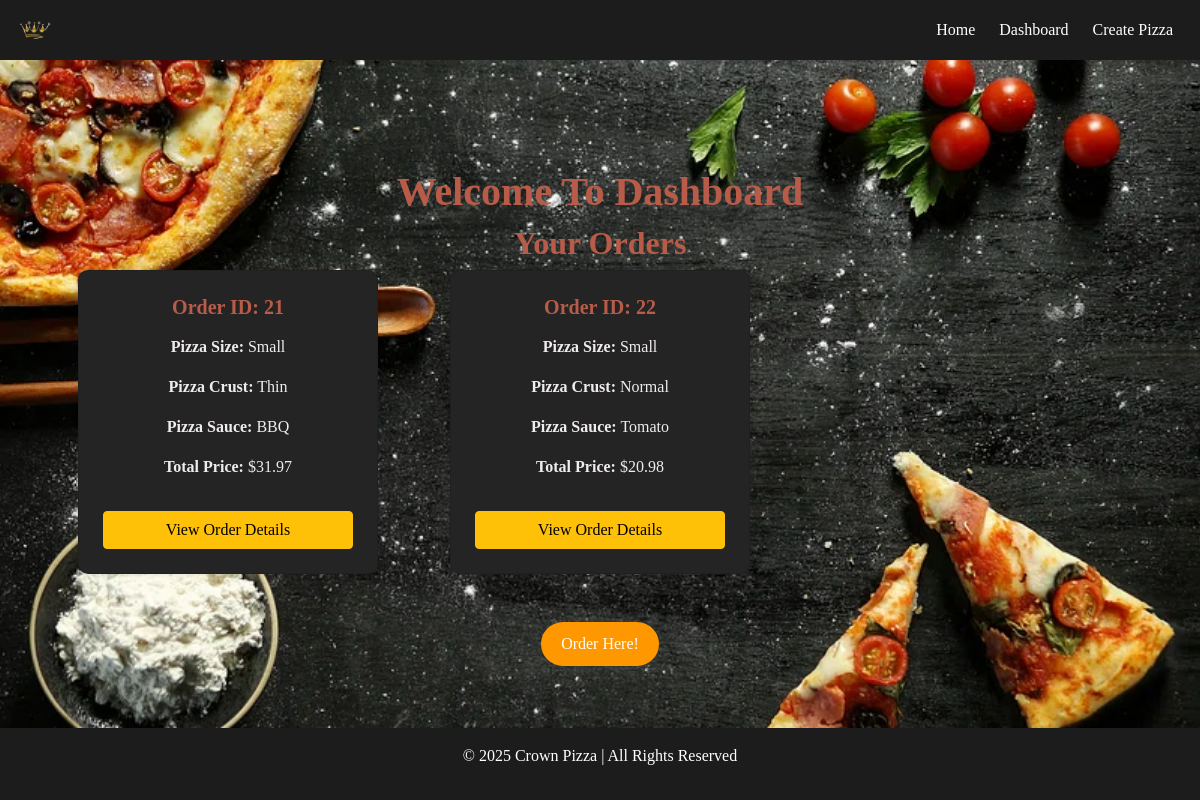
/dashboard/ (signed in), run on the app's committed database.
### PizzaApp/models.py (models this page shows, shortened)
class Order(models.Model):
    user = models.ForeignKey(User, on_delete=models.CASCADE, null=True, blank=True)
    pizza_size = models.ForeignKey(PizzaSize, on_delete=models.CASCADE, default=1)
    pizza_crust = models.ForeignKey(PizzaCrust, on_delete=models.CASCADE, default=1)
    pizza_sauce = models.ForeignKey(PizzaSauce, on_delete=models.CASCADE, default=1)
    pizza_cheese = models.ForeignKey(PizzaCheese, on_delete=models.CASCADE, default=1)
    toppings = models.ManyToManyField(PizzaTopping, blank=True)
    full_name = models.CharField(max_length=100)
    delivery_address = models.TextField()
    card_number = models.CharField(max_length=16, default="0000000000000000")  # Fake card for DB
    card_expiry_date = models.CharField(max_length=5, default="00/00")  # Placeholder
    card_cvv = models.CharField(max_length=3, default="000")  # Placeholder
    def total_price(self):
        base_price = self.pizza_size.price if self.pizza_size else 0
        toppings_price = sum(t.price for t in self.toppings.all())
        return base_price + toppings_price

class PizzaSize(models.Model):
    name = models.CharField(max_length=100)
    price = models.DecimalField(max_digits=5, decimal_places=2, default=10.99)  # Default price
    def __str__(self):
        return self.name

class PizzaCrust(models.Model):
    name = models.CharField(max_length=100, default="Normal")  # Default crust
    def __str__(self):
        return self.name

class PizzaSauce(models.Model):
    name = models.CharField(max_length=100, default="Tomato")  # Default sauce
    def __str__(self):
        return self.name

class PizzaTopping(models.Model):
    name = models.CharField(max_length=100)
    price = models.DecimalField(max_digits=5, decimal_places=2, default=0.00)
    image = models.ImageField(upload_to='toppings_images/', null=True, blank=True)

### PizzaApp/views.py (the view)
# urls.py: path('dashboard/', views.dashboard, name='dashboard'),
@login_required
def dashboard(request):
    orders = Order.objects.filter(user=request.user)  # Get orders for logged-in user
    return render(request, 'dashboard.html', {'orders': orders})

### PizzaApp/templates/dashboard.html
{% extends 'base.html' %}
{% load static %}
{% block content %}
<div class="container my-5">
    <h1 class="text-center">Welcome To Dashboard</h1>
    <h2 class="text-center">Your Orders</h2>
    {% if orders %}
        <div class="row">
            {% for order in orders %}
                <div class="col-md-4 mb-4 d-flex justify-content-center">
                    <div class="card p-4 shadow-sm text-center" style="width: 100%; max-width: 300px; background-color: rgb(36, 36, 36); border-radius: 10px;">
                        <h5 class="mb-3">Order ID: {{ order.id }}</h5>
                        <p><strong>Pizza Size:</strong> {{ order.pizza_size }}</p>
                        <p><strong>Pizza Crust:</strong> {{ order.pizza_crust }}</p>
                        <p><strong>Pizza Sauce:</strong> {{ order.pizza_sauce }}</p>
                        <p><strong>Total Price:</strong> ${{ order.total_price }}</p>
                        <a href="{% url 'order_confirmation' order.id %}" class="btn btn-warning mt-3 w-100">View Order Details</a>
                    </div>
                </div>
            {% endfor %}
        </div>
        <div class="text-center mt-4">
            <a href="{% url 'create_pizza' %}" class="btn btn-secondary btn-lg">Order Here!</a>
        </div>
    {% else %}
        <p>You haven't placed any orders yet. Start ordering now!</p>
    {% endif %}
</div>
{% endblock %}

### PizzaApp/static/css/styles.css (style rules this page uses)
:root { --primary-color: #B85C49; --secondary-color: #D4AF37; --background-color: #F5F5F5; --text-color: rgb(240, 236, 236); --footer-color: #1c1c1c; --navbar-color: #1c1c1c; }
html, body { height: 100%; margin: 0; }
body { display: flex; flex-direction: column; min-height: 100vh; background-color: var(--background-color); background-image: url('/static/images/background.webp'); background-size: cover; background-position: center; background-attachment: fixed; background-repeat: no-repeat; color: var(--text-color); font-family: 'Lora', serif; }
h1, h2, h3, h4, h5 { color: var(--primary-color); font-weight: bold; text-align: center; }
.btn-primary, .btn-secondary { border: none; border-radius: 30px; padding: 10px 20px; font-size: 16px; transition: background-color 0.3s ease; }
.btn-secondary { background-color: #FF9800; color: white; }

### data on the page
Order: id "21", pizza_size "Small", pizza_crust "Thin", pizza_sauce "BBQ", total_price "31.97"
Order: id "22", pizza_size "Small", pizza_crust "Normal", pizza_sauce "Tomato", total_price "20.98"
